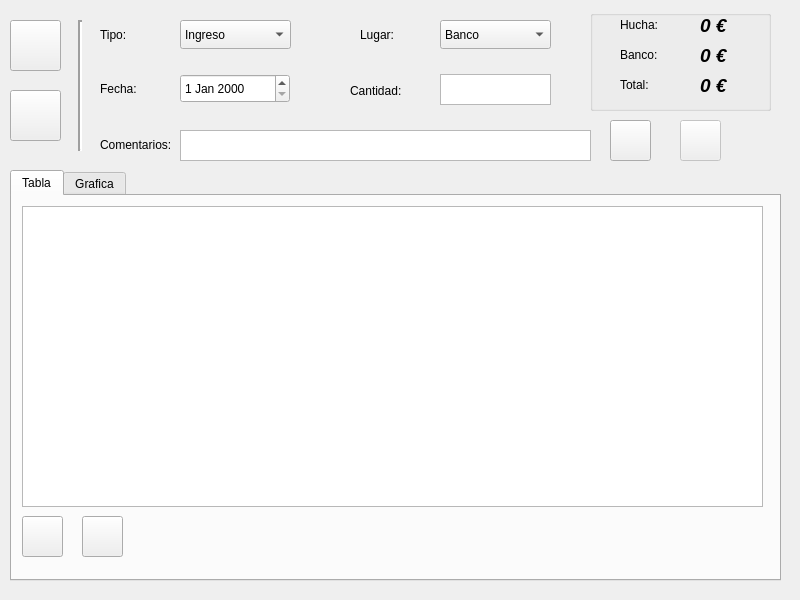
<?xml version="1.0" encoding="UTF-8"?>
<ui version="4.0">
 <class>Hucha</class>
 <widget class="QMainWindow" name="Hucha">
  <property name="geometry">
   <rect>
    <x>0</x>
    <y>0</y>
    <width>800</width>
    <height>600</height>
   </rect>
  </property>
  <property name="windowTitle">
   <string>Hucha</string>
  </property>
  <widget class="QWidget" name="centralwidget">
   <widget class="QComboBox" name="combo_Tipo">
    <property name="geometry">
     <rect>
      <x>180</x>
      <y>20</y>
      <width>111</width>
      <height>29</height>
     </rect>
    </property>
    <item>
     <property name="text">
      <string>Ingreso</string>
     </property>
    </item>
    <item>
     <property name="text">
      <string>Gasto</string>
     </property>
    </item>
   </widget>
   <widget class="QComboBox" name="combo_Lugar">
    <property name="geometry">
     <rect>
      <x>440</x>
      <y>20</y>
      <width>111</width>
      <height>29</height>
     </rect>
    </property>
    <item>
     <property name="text">
      <string>Banco</string>
     </property>
    </item>
    <item>
     <property name="text">
      <string>Hucha</string>
     </property>
    </item>
   </widget>
   <widget class="QDateEdit" name="dateEdit">
    <property name="geometry">
     <rect>
      <x>180</x>
      <y>74</y>
      <width>110</width>
      <height>29</height>
     </rect>
    </property>
    <property name="dateTime">
     <datetime>
      <hour>0</hour>
      <minute>0</minute>
      <second>0</second>
      <year>2000</year>
      <month>1</month>
      <day>1</day>
     </datetime>
    </property>
   </widget>
   <widget class="QLabel" name="label">
    <property name="geometry">
     <rect>
      <x>100</x>
      <y>20</y>
      <width>41</width>
      <height>30</height>
     </rect>
    </property>
    <property name="text">
     <string>Tipo:</string>
    </property>
   </widget>
   <widget class="QLabel" name="label_2">
    <property name="geometry">
     <rect>
      <x>360</x>
      <y>20</y>
      <width>51</width>
      <height>30</height>
     </rect>
    </property>
    <property name="text">
     <string>Lugar:</string>
    </property>
   </widget>
   <widget class="QLabel" name="label_3">
    <property name="geometry">
     <rect>
      <x>100</x>
      <y>74</y>
      <width>50</width>
      <height>30</height>
     </rect>
    </property>
    <property name="text">
     <string>Fecha:</string>
    </property>
   </widget>
   <widget class="QLabel" name="label_4">
    <property name="geometry">
     <rect>
      <x>100</x>
      <y>130</y>
      <width>90</width>
      <height>30</height>
     </rect>
    </property>
    <property name="text">
     <string>Comentarios:</string>
    </property>
   </widget>
   <widget class="QPushButton" name="boton_Ok">
    <property name="geometry">
     <rect>
      <x>610</x>
      <y>120</y>
      <width>41</width>
      <height>41</height>
     </rect>
    </property>
    <property name="toolTip">
     <string>Ingresar nuevo movimiento</string>
    </property>
    <property name="text">
     <string/>
    </property>
    <property name="icon">
     <iconset>
      <normaloff>../../../../../../usr/share/icons/Faenza/actions/24/dialog-ok.png</normaloff>../../../../../../usr/share/icons/Faenza/actions/24/dialog-ok.png</iconset>
    </property>
    <property name="iconSize">
     <size>
      <width>32</width>
      <height>32</height>
     </size>
    </property>
   </widget>
   <widget class="QTextEdit" name="text_Cantidad">
    <property name="geometry">
     <rect>
      <x>440</x>
      <y>74</y>
      <width>111</width>
      <height>31</height>
     </rect>
    </property>
   </widget>
   <widget class="QLabel" name="label_5">
    <property name="geometry">
     <rect>
      <x>350</x>
      <y>80</y>
      <width>67</width>
      <height>21</height>
     </rect>
    </property>
    <property name="text">
     <string>Cantidad:</string>
    </property>
   </widget>
   <widget class="QTextEdit" name="text_Comentarios">
    <property name="geometry">
     <rect>
      <x>180</x>
      <y>130</y>
      <width>411</width>
      <height>31</height>
     </rect>
    </property>
   </widget>
   <widget class="QGroupBox" name="groupBox">
    <property name="geometry">
     <rect>
      <x>590</x>
      <y>10</y>
      <width>181</width>
      <height>101</height>
     </rect>
    </property>
    <property name="autoFillBackground">
     <bool>false</bool>
    </property>
    <property name="title">
     <string/>
    </property>
    <property name="flat">
     <bool>false</bool>
    </property>
    <widget class="QLabel" name="label_6">
     <property name="geometry">
      <rect>
       <x>30</x>
       <y>0</y>
       <width>51</width>
       <height>30</height>
      </rect>
     </property>
     <property name="text">
      <string>Hucha:</string>
     </property>
    </widget>
    <widget class="QLabel" name="label_8">
     <property name="geometry">
      <rect>
       <x>30</x>
       <y>60</y>
       <width>51</width>
       <height>30</height>
      </rect>
     </property>
     <property name="text">
      <string>Total:</string>
     </property>
    </widget>
    <widget class="QLabel" name="label_Total">
     <property name="geometry">
      <rect>
       <x>110</x>
       <y>60</y>
       <width>71</width>
       <height>30</height>
      </rect>
     </property>
     <property name="font">
      <font>
       <pointsize>14</pointsize>
       <weight>75</weight>
       <italic>true</italic>
       <bold>true</bold>
      </font>
     </property>
     <property name="text">
      <string>0 €</string>
     </property>
    </widget>
    <widget class="QLabel" name="label_Banco">
     <property name="geometry">
      <rect>
       <x>110</x>
       <y>30</y>
       <width>71</width>
       <height>30</height>
      </rect>
     </property>
     <property name="font">
      <font>
       <pointsize>14</pointsize>
       <weight>75</weight>
       <italic>true</italic>
       <bold>true</bold>
      </font>
     </property>
     <property name="text">
      <string>0 €</string>
     </property>
    </widget>
    <widget class="QLabel" name="label_7">
     <property name="geometry">
      <rect>
       <x>30</x>
       <y>30</y>
       <width>51</width>
       <height>30</height>
      </rect>
     </property>
     <property name="text">
      <string>Banco:</string>
     </property>
    </widget>
    <widget class="QLabel" name="label_Hucha">
     <property name="geometry">
      <rect>
       <x>110</x>
       <y>0</y>
       <width>71</width>
       <height>30</height>
      </rect>
     </property>
     <property name="font">
      <font>
       <pointsize>14</pointsize>
       <weight>75</weight>
       <italic>true</italic>
       <bold>true</bold>
      </font>
     </property>
     <property name="text">
      <string>0 €</string>
     </property>
    </widget>
   </widget>
   <widget class="QPushButton" name="boton_Cancelar">
    <property name="enabled">
     <bool>false</bool>
    </property>
    <property name="geometry">
     <rect>
      <x>680</x>
      <y>120</y>
      <width>41</width>
      <height>41</height>
     </rect>
    </property>
    <property name="toolTip">
     <string>Cancelar edicion</string>
    </property>
    <property name="text">
     <string/>
    </property>
    <property name="icon">
     <iconset>
      <normaloff>../../../../../../usr/share/icons/Faenza/actions/24/process-stop.png</normaloff>../../../../../../usr/share/icons/Faenza/actions/24/process-stop.png</iconset>
    </property>
   </widget>
   <widget class="QTabWidget" name="tabWidget">
    <property name="geometry">
     <rect>
      <x>10</x>
      <y>170</y>
      <width>771</width>
      <height>411</height>
     </rect>
    </property>
    <property name="currentIndex">
     <number>0</number>
    </property>
    <widget class="QWidget" name="tab">
     <attribute name="title">
      <string>Tabla</string>
     </attribute>
     <widget class="QTableWidget" name="tableWidget">
      <property name="geometry">
       <rect>
        <x>10</x>
        <y>10</y>
        <width>741</width>
        <height>301</height>
       </rect>
      </property>
      <property name="columnCount">
       <number>5</number>
      </property>
      <attribute name="horizontalHeaderVisible">
       <bool>false</bool>
      </attribute>
      <attribute name="horizontalHeaderCascadingSectionResizes">
       <bool>false</bool>
      </attribute>
      <column>
       <property name="text">
        <string>Tipo</string>
       </property>
      </column>
      <column>
       <property name="text">
        <string>Lugar</string>
       </property>
      </column>
      <column>
       <property name="text">
        <string>Comentarios</string>
       </property>
      </column>
      <column>
       <property name="text">
        <string>Fecha</string>
       </property>
      </column>
      <column>
       <property name="text">
        <string>Cantidad</string>
       </property>
      </column>
     </widget>
     <widget class="QPushButton" name="boton_Editar">
      <property name="geometry">
       <rect>
        <x>70</x>
        <y>320</y>
        <width>41</width>
        <height>41</height>
       </rect>
      </property>
      <property name="toolTip">
       <string>Editar la entrada seleccionada (seleccione la fila completa)</string>
      </property>
      <property name="text">
       <string/>
      </property>
      <property name="icon">
       <iconset>
        <normaloff>../../../../../../usr/share/icons/Faenza/actions/24/gtk-edit.png</normaloff>../../../../../../usr/share/icons/Faenza/actions/24/gtk-edit.png</iconset>
      </property>
     </widget>
     <widget class="QPushButton" name="boton_Borrar">
      <property name="geometry">
       <rect>
        <x>10</x>
        <y>320</y>
        <width>41</width>
        <height>41</height>
       </rect>
      </property>
      <property name="toolTip">
       <string>Borrar la fila seleccionada (selecciones la fila completa)</string>
      </property>
      <property name="text">
       <string/>
      </property>
      <property name="icon">
       <iconset>
        <normaloff>../../../../../../usr/share/icons/Faenza/actions/24/editdelete.png</normaloff>../../../../../../usr/share/icons/Faenza/actions/24/editdelete.png</iconset>
      </property>
      <property name="iconSize">
       <size>
        <width>24</width>
        <height>24</height>
       </size>
      </property>
     </widget>
    </widget>
    <widget class="QWidget" name="tab_2">
     <attribute name="title">
      <string>Grafica</string>
     </attribute>
     <widget class="MplWidget" name="mpl" native="true">
      <property name="geometry">
       <rect>
        <x>10</x>
        <y>10</y>
        <width>741</width>
        <height>301</height>
       </rect>
      </property>
     </widget>
     <widget class="QPushButton" name="boton_Hucha">
      <property name="geometry">
       <rect>
        <x>20</x>
        <y>320</y>
        <width>99</width>
        <height>29</height>
       </rect>
      </property>
      <property name="text">
       <string>Hucha</string>
      </property>
     </widget>
     <widget class="QPushButton" name="boton_Banco">
      <property name="geometry">
       <rect>
        <x>140</x>
        <y>320</y>
        <width>99</width>
        <height>29</height>
       </rect>
      </property>
      <property name="text">
       <string>Banco</string>
      </property>
     </widget>
     <widget class="QPushButton" name="boton_Total">
      <property name="geometry">
       <rect>
        <x>260</x>
        <y>320</y>
        <width>99</width>
        <height>29</height>
       </rect>
      </property>
      <property name="text">
       <string>Total</string>
      </property>
     </widget>
    </widget>
   </widget>
   <widget class="QPushButton" name="boton_Nuevo">
    <property name="geometry">
     <rect>
      <x>10</x>
      <y>20</y>
      <width>51</width>
      <height>51</height>
     </rect>
    </property>
    <property name="text">
     <string/>
    </property>
    <property name="icon">
     <iconset>
      <normaloff>../../../../../../../usr/share/icons/Faenza/actions/48/stock_new-text.png</normaloff>../../../../../../../usr/share/icons/Faenza/actions/48/stock_new-text.png</iconset>
    </property>
    <property name="iconSize">
     <size>
      <width>48</width>
      <height>48</height>
     </size>
    </property>
   </widget>
   <widget class="QPushButton" name="boton_Abrir">
    <property name="geometry">
     <rect>
      <x>10</x>
      <y>90</y>
      <width>51</width>
      <height>51</height>
     </rect>
    </property>
    <property name="text">
     <string/>
    </property>
    <property name="icon">
     <iconset>
      <normaloff>../../../../../../../usr/share/icons/Faenza/actions/48/fileopen.png</normaloff>../../../../../../../usr/share/icons/Faenza/actions/48/fileopen.png</iconset>
    </property>
    <property name="iconSize">
     <size>
      <width>48</width>
      <height>48</height>
     </size>
    </property>
   </widget>
   <widget class="Line" name="line">
    <property name="geometry">
     <rect>
      <x>70</x>
      <y>20</y>
      <width>20</width>
      <height>131</height>
     </rect>
    </property>
    <property name="lineWidth">
     <number>2</number>
    </property>
    <property name="midLineWidth">
     <number>0</number>
    </property>
    <property name="orientation">
     <enum>Qt::Vertical</enum>
    </property>
   </widget>
  </widget>
 </widget>
 <customwidgets>
  <customwidget>
   <class>MplWidget</class>
   <extends>QWidget</extends>
   <header>mplwidget</header>
   <container>1</container>
  </customwidget>
 </customwidgets>
 <resources/>
 <connections/>
</ui>
